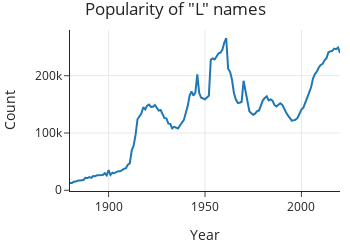

Source (notebook cell):
### Code cell
fig = px.line(letter_counts.loc[letter_counts['Firsts'] == 'L'],
              x='Year', y='Count', title='Popularity of "L" names',
              width=350, height=250)
fig.update_layout(margin=dict(t=30))

### Figure 1 — Plotly figure (JSON) as saved in the notebook; plotly's stock layout.template omitted (floating-point values rounded to 4 significant figures; data arrays with more than 128 entries replaced by an {"elided": "..."} marker saying what was removed)
{"data": [{"hovertemplate": "Year=%{x}<br>Count=%{y}<extra></extra>", "legendgroup": "", "line": {"color": "#1F77B4", "dash": "solid"}, "marker": {"symbol": "circle"}, "mode": "lines", "name": "", "orientation": "v", "showlegend": false, "type": "scatter", "x": {"elided": "141 int values"}, "xaxis": "x", "y": {"elided": "141 int values"}, "yaxis": "y"}], "layout": {"height": 250, "legend": {"tracegroupgap": 0}, "margin": {"t": 30}, "title": {"text": "Popularity of \"L\" names"}, "width": 350, "xaxis": {"anchor": "y", "domain": [0, 1], "title": {"text": "Year"}}, "yaxis": {"anchor": "x", "domain": [0, 1], "title": {"text": "Count"}}}}
